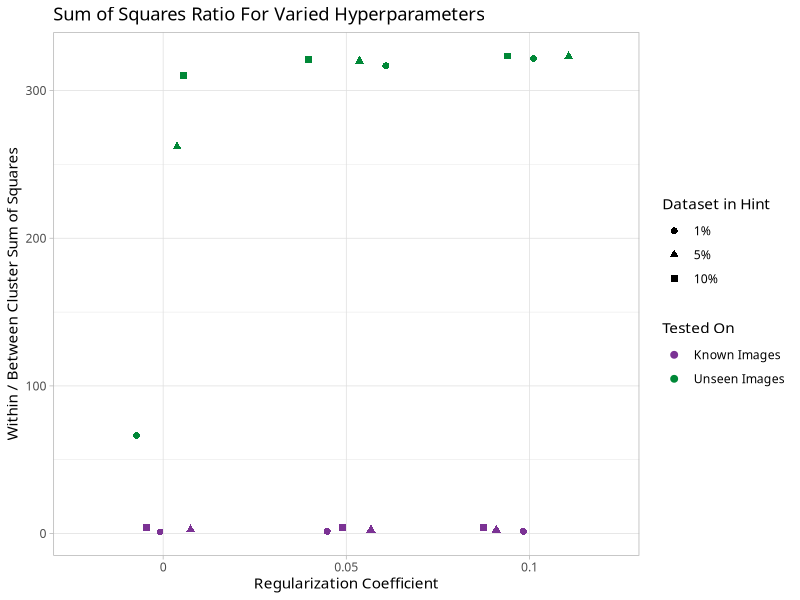

Write the R code that produced this figure.
library(tidyverse)

reg_lambda <- c(0, 0, 0, 0, 0, 0,
                .05, .05, .05, .05, .05, .05,
                .1, .1, .1, .1, .1, .1)
split <- c(.01, .01, .05, .05, .1, .1,
           .01, .01, .05, .05, .1, .1,
           .01, .01, .05, .05, .1, .1)
test_on <- c(0, 1, 0, 1, 0, 1,
             0, 1, 0, 1, 0, 1,
             0, 1, 0, 1, 0, 1)
wcss <- c(.000020913029026612122, .000024050547456201633,
         .00009093906399071993, .00009534792707635364,
         .0002612278671243408, .00025927579541418433,
         .0015179743964808946, .0013822679022768643,
         .0013123978298941407, .0013878167128284552,
         .0013967887494633145, .0013931202792705894,
         .001466853611247302, .0013371728947324528,
         .0012642820801902065, .0013382759004983563,
         .0013427336365777103, .0013401579908486009)
bcss <- c(.00001876614495238682, .00000036224056193523424,
          .00003399515750862614, .00000036403923275862837,
          .00006837967848971616, .0000008350564219550272,
          .0009961261079596828, .00000436309028117865,
          .0005147524944623116, .000004337570567114479,
          .00036568431731942574, .000004341670271024167,
          .0009630843071649631, .0000041556330881986625,
          .0004961956457017469, .00000414298224732379,
          .0003515164833163831, .0000041442884662346025)
data <- data.frame(reg_lambda, split, test_on, wcss, bcss)
data$ratio <- wcss/bcss

ggplot(data, aes(as.factor(reg_lambda), ratio,
                 color=as.character(test_on), shape=as.character(split))) +
  geom_point(position=position_jitter(width=.25, seed=8), size=2) +
  scale_color_manual(breaks=c("0", "1"),
                     labels=c("Known Images", "Unseen Images"),
                     values=c("#7b3294", "#008837")) +
  scale_shape_discrete(breaks=c("0.01", "0.05", "0.1"), labels=c("1%", "5%", "10%")) +
  labs(title="Sum of Squares Ratio For Varied Hyperparameters",
       color="Tested On",
       shape="Dataset in Hint") +
  xlab("Regularization Coefficient") +
  ylab("Within / Between Cluster Sum of Squares") +
  theme_light() +
  theme(text = element_text(family="Avenir"))
